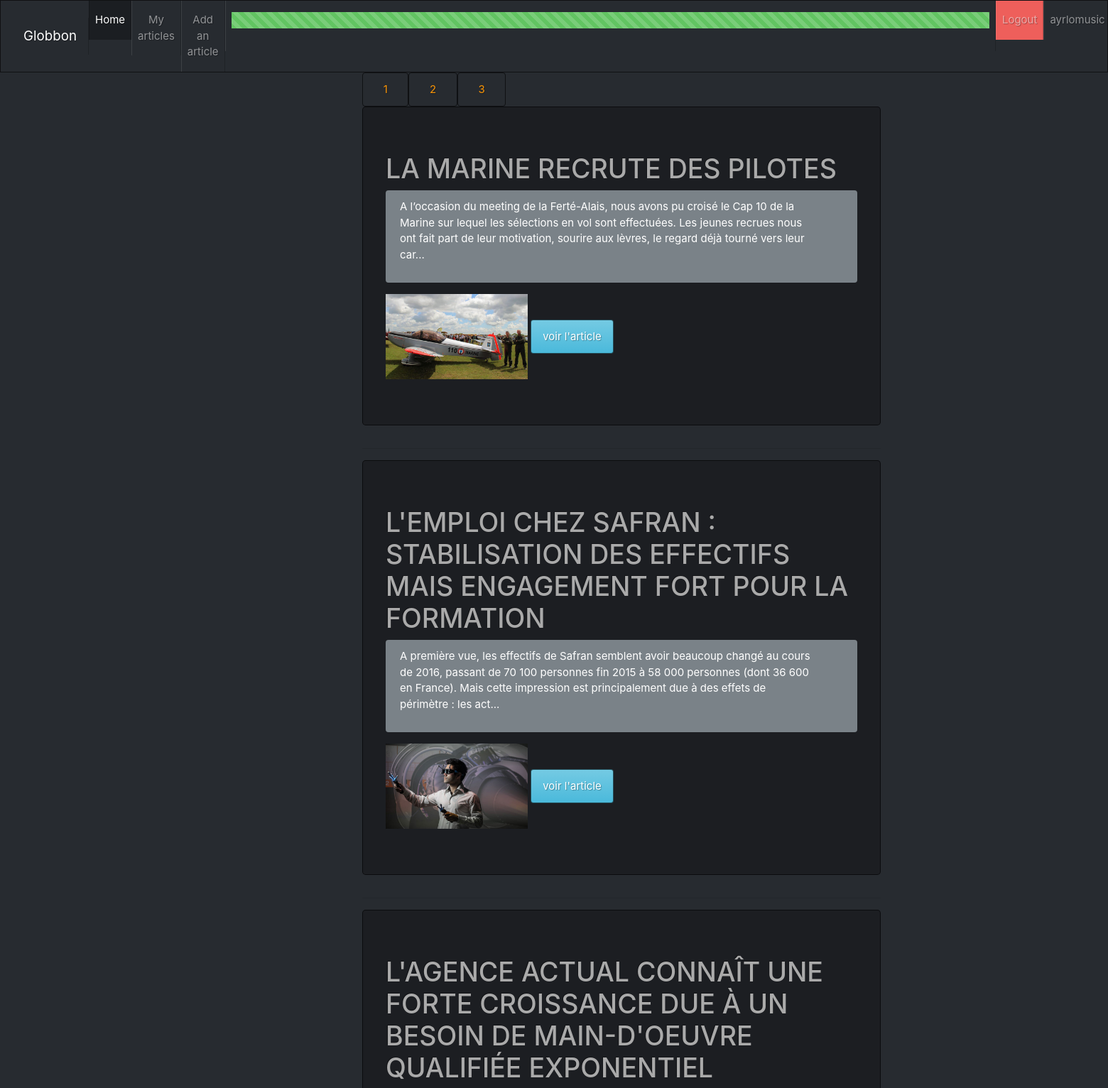
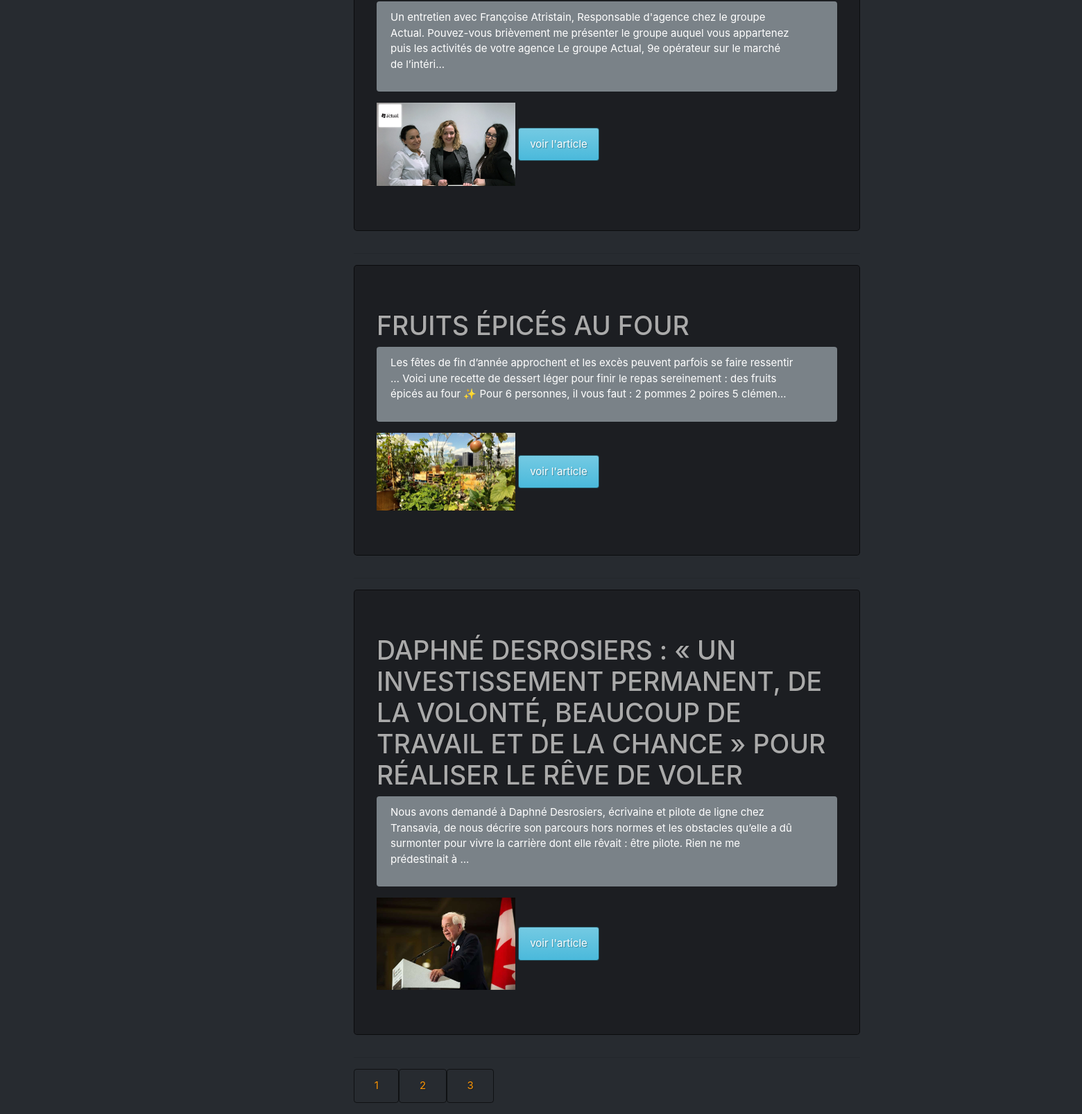
The app's page /index.php?p=2 (signed in) with its own data (2 pictures, top to bottom).
### tables this page shows
CREATE TABLE `article` (
  `id` tinyint(6) unsigned NOT NULL AUTO_INCREMENT,
  `title` varchar(255) NOT NULL,
  `content` text DEFAULT NULL,
  `author` tinyint(6) unsigned NOT NULL,
  `image` varchar(255) DEFAULT NULL,
  PRIMARY KEY (`id`),
  KEY `author` (`author`),
  CONSTRAINT `article_ibfk_1` FOREIGN KEY (`author`) REFERENCES `user` (`id`)
);

### src/Controller/ArticleController.php (called while the page is built, shortened)
<?php
if(!isset($_GET['action'])){
    $action = "listAction";
}
$tabAction = ['newarticleAction','mylistAction','moreAction','listAction'] ;
echo in_array($action,$tabAction) ? $action($pdo) : listAction($pdo); ;
function listAction(object $pdo=null):void
{
    include "View/Article/list.php";
}
?>

### src/script/function.php (called while the page is built, shortened)
<?php
function getNbrArtcile($pdo):int
{
    $query           = 'SELECT COUNT(article.id) as nbr FROM article ';
    $statement       = $pdo->prepare($query);
    $statement->execute();
    $data           = $statement->fetch(PDO::FETCH_ASSOC);
    return $data['nbr'] ? (int)$data['nbr'] : 0;
}
function getArticles($pdo, int $cPage):array
{
    $array              =[];
    $perPage            = 5;
    $query              = 'SELECT article.id, article.title, article.content, article.author, article.image FROM article ORDER BY article.title DESC LIMIT :fromart,:toart';
    $statement          = $pdo->prepare($query);
    $from               = (($cPage-1)*$perPage);
    $statement->bindParam(':fromart', $from, PDO::PARAM_INT);
    $statement->bindParam(':toart', $perPage, PDO::PARAM_INT);
    $statement->execute();
    if($statement){
        while( $data = $statement->fetch(PDO::FETCH_ASSOC) ){
            $array[]    = $data;
        }
    }
    return empty($array) ? [] : $array;
}

### src/View/Article/list.php (the view, shortened to what this page needs)
<table class="table table-hover">
    <?php
        $nbrArticle     = getNbrArtcile($pdo);
        !isset($_GET['p']) ? $cPage= 1: $cPage= (int)strip_tags($_GET['p']);
        $articles       = getArticles($pdo,$cPage);
        if($nbrArticle && $articles){
            foreach($articles as $article){
        ?>
                <tr>
                    <div class= "jumbotron" >
                        <?php
                            echo  '<h1>'.mb_strtoupper($article['title']).'</h1>';
                        ?>
                            <div class="alert alert-dismissible alert-secondary">
                                <p>
                                    <?php
                                        echo mb_substr($article['content'],0,250).'...';
                                    ?>
                                </p>
                            </div>
                            <?php if($article['image']!= './files/'){?>
                                    <img width='200' heigth='200' src=<?php echo $article['image']?>>
                            <?php }?>
                            <button type="button" class="btn btn-info"><a href="index.php?action=more&id=<?php echo $article['id'];?>">voir l'article</a></button>
                    </div>
                </tr><hr>
                    <?php
            }
        }?>
</table>

### records on screen
article: title "LA MARINE RECRUTE DES PILOTES", content "A l’occasion du meeting de la Ferté-Alais, nous avons pu croisé le Cap 10 de la Marine sur lequel les sélections en vol sont effectuées. Les jeunes recrues nous ont fait part de leur motivation, sourire aux lèvres, le regard déjà tourné vers leur car", image (picture)
article: title "L'EMPLOI CHEZ SAFRAN : STABILISATION DES EFFECTIFS MAIS ENGAGEMENT FORT POUR LA FORMATION", content "A première vue, les effectifs de Safran semblent avoir beaucoup changé au cours de 2016, passant de 70 100 personnes fin 2015 à 58 000 personnes (dont 36 600 en France). Mais cette impression est principalement due à des effets de périmètre : les act", image (picture)
article: title "L'AGENCE ACTUAL CONNAÎT UNE FORTE CROISSANCE DUE À UN BESOIN DE MAIN-D'OEUVRE QUALIFIÉE EXPONENTIEL", content "Un entretien avec Françoise Atristain, Responsable d'agence chez le groupe Actual. Pouvez-vous brièvement me présenter le groupe auquel vous appartenez puis les activités de votre agence Le groupe Actual, 9e opérateur sur le marché de l’intéri", image (picture)
article: title "FRUITS ÉPICÉS AU FOUR", content "Les fêtes de fin d’année approchent et les excès peuvent parfois se faire ressentir … Voici une recette de dessert léger pour finir le repas sereinement : des fruits épicés au four ✨ Pour 6 personnes, il vous faut : 2 pommes 2 poires 5 clémen", image (picture)
article: title "DAPHNÉ DESROSIERS : « UN INVESTISSEMENT PERMANENT, DE LA VOLONTÉ, BEAUCOUP DE TRAVAIL ET DE LA CHANCE » POUR RÉALISER LE RÊVE DE VOLER", content "Nous avons demandé à Daphné Desrosiers, écrivaine et pilote de ligne chez Transavia, de nous décrire son parcours hors normes et les obstacles qu’elle a dû surmonter pour vivre la carrière dont elle rêvait : être pilote. Rien ne me prédestinait à", image (picture)

### other values on screen
mb_strstr($_SESSION["connexion"],'@',true) "ayrlomusic"
